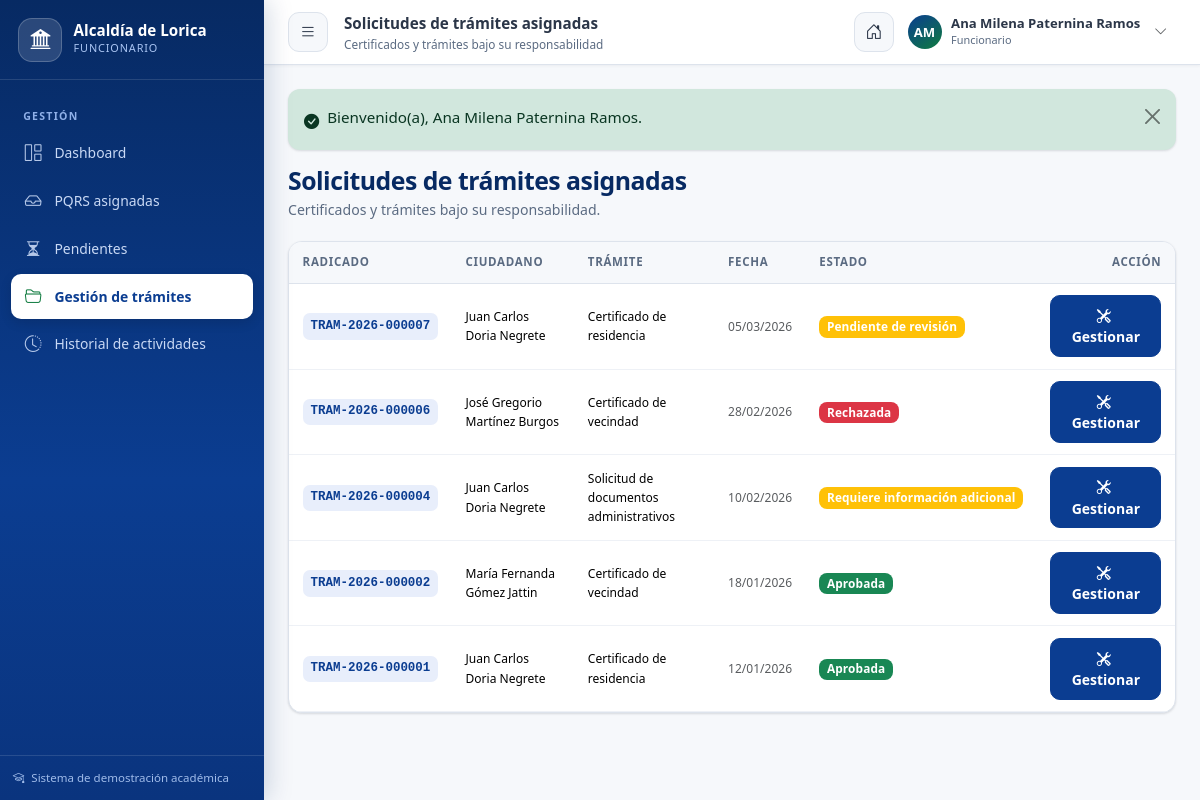
The page /alcaldia-lorica/funcionario/tramites (signed in) on the database its author committed.
### tables this page shows
CREATE TABLE `usuarios` (
    `id` INT AUTO_INCREMENT PRIMARY KEY,
    `rol_id` INT NOT NULL,
    `email` VARCHAR(150) NOT NULL UNIQUE,
    `password` VARCHAR(255) NOT NULL,
    `activo` TINYINT(1) DEFAULT 1,
    `ultimo_acceso` DATETIME NULL,
    `created_at` TIMESTAMP DEFAULT CURRENT_TIMESTAMP,
    `updated_at` TIMESTAMP DEFAULT CURRENT_TIMESTAMP ON UPDATE CURRENT_TIMESTAMP,
    CONSTRAINT `fk_usuarios_rol` FOREIGN KEY (`rol_id`) REFERENCES `roles` (`id`) ON UPDATE CASCADE
);

CREATE TABLE `roles` (
    `id` INT AUTO_INCREMENT PRIMARY KEY,
    `nombre` VARCHAR(50) NOT NULL UNIQUE,
    `descripcion` VARCHAR(255) NULL,
    `created_at` TIMESTAMP DEFAULT CURRENT_TIMESTAMP
);

CREATE TABLE `funcionarios` (
    `id` INT AUTO_INCREMENT PRIMARY KEY,
    `usuario_id` INT NOT NULL UNIQUE,
    `dependencia_id` INT NOT NULL,
    `cargo` VARCHAR(100) NOT NULL,
    `nombres` VARCHAR(100) NOT NULL,
    `apellidos` VARCHAR(100) NOT NULL,
    `telefono` VARCHAR(30) NULL,
    `created_at` TIMESTAMP DEFAULT CURRENT_TIMESTAMP,
    `updated_at` TIMESTAMP DEFAULT CURRENT_TIMESTAMP ON UPDATE CURRENT_TIMESTAMP,
    CONSTRAINT `fk_funcionarios_usuario` FOREIGN KEY (`usuario_id`) REFERENCES `usuarios` (`id`) ON DELETE CASCADE,
    CONSTRAINT `fk_funcionarios_dependencia` FOREIGN KEY (`dependencia_id`) REFERENCES `dependencias` (`id`)
);

CREATE TABLE `solicitudes_tramites` (
    `id` INT AUTO_INCREMENT PRIMARY KEY,
    `radicado` VARCHAR(30) NOT NULL UNIQUE,
    `ciudadano_id` INT NOT NULL,
    `tipo_tramite_id` INT NOT NULL,
    `estado_tramite_id` INT NOT NULL,
    `funcionario_id` INT NULL,
    `datos_adicionales` JSON NULL,
    `motivo_rechazo` TEXT NULL,
    `documento_generado` VARCHAR(255) NULL,
    `fecha_radicacion` DATETIME NOT NULL,
    `fecha_cierre` DATETIME NULL,
    `created_at` TIMESTAMP DEFAULT CURRENT_TIMESTAMP,
    `updated_at` TIMESTAMP DEFAULT CURRENT_TIMESTAMP ON UPDATE CURRENT_TIMESTAMP,
    INDEX `idx_solic_radicado` (`radicado`),
    INDEX `idx_solic_ciudadano` (`ciudadano_id`),
    INDEX `idx_solic_estado` (`estado_tramite_id`),
    INDEX `idx_solic_funcionario` (`funcionario_id`),
    CONSTRAINT `fk_solic_ciudadano` FOREIGN KEY (`ciudadano_id`) REFERENCES `ciudadanos` (`id`),
    CONSTRAINT `fk_solic_tipo` FOREIGN KEY (`tipo_tramite_id`) REFERENCES `tipos_tramites` (`id`),
    CONSTRAINT `fk_solic_estado` FOREIGN KEY (`estado_tramite_id`) REFERENCES `estados_tramites` (`id`),
    CONSTRAINT `fk_solic_funcionario` FOREIGN KEY (`funcionario_id`) REFERENCES `funcionarios` (`id`) ON DELETE SET NULL
);

CREATE TABLE `ciudadanos` (
    `id` INT AUTO_INCREMENT PRIMARY KEY,
    `usuario_id` INT NOT NULL UNIQUE,
    `tipo_documento` ENUM('CC', 'TI', 'CE', 'PASAPORTE', 'NIT') DEFAULT 'CC',
    `numero_documento` VARCHAR(30) NOT NULL UNIQUE,
    `nombres` VARCHAR(100) NOT NULL,
    `apellidos` VARCHAR(100) NOT NULL,
    `telefono` VARCHAR(30) NULL,
    `direccion` VARCHAR(200) NULL,
    `barrio` VARCHAR(100) NULL,
    `created_at` TIMESTAMP DEFAULT CURRENT_TIMESTAMP,
    `updated_at` TIMESTAMP DEFAULT CURRENT_TIMESTAMP ON UPDATE CURRENT_TIMESTAMP,
    CONSTRAINT `fk_ciudadanos_usuario` FOREIGN KEY (`usuario_id`) REFERENCES `usuarios` (`id`) ON DELETE CASCADE
);

CREATE TABLE `tipos_tramites` (
    `id` INT AUTO_INCREMENT PRIMARY KEY,
    `codigo` VARCHAR(30) NOT NULL UNIQUE,
    `nombre` VARCHAR(150) NOT NULL,
    `descripcion` TEXT NOT NULL,
    `requisitos` TEXT NOT NULL,
    `instrucciones` TEXT NOT NULL,
    `detalle_campos` JSON NULL,
    `dias_termino` INT DEFAULT 10,
    `dependencia_id` INT NULL,
    `activo` TINYINT(1) DEFAULT 1,
    `created_at` TIMESTAMP DEFAULT CURRENT_TIMESTAMP,
    CONSTRAINT `fk_tramites_dependencia` FOREIGN KEY (`dependencia_id`) REFERENCES `dependencias` (`id`) ON DELETE SET NULL
);

CREATE TABLE `estados_tramites` (
    `id` INT AUTO_INCREMENT PRIMARY KEY,
    `codigo` VARCHAR(30) NOT NULL UNIQUE,
    `nombre` VARCHAR(60) NOT NULL,
    `color_badge` VARCHAR(20) DEFAULT 'secondary',
    `descripcion` VARCHAR(255) NULL
);

### app/views/funcionario/tramites_index.php (the view)
<div class="page-heading">
    <h1>Solicitudes de trámites asignadas</h1>
    <p>Certificados y trámites bajo su responsabilidad.</p>
</div>
<div class="card">
    <div class="card-body p-0">
        <?php if (empty($solicitudes)): ?>
            <div class="empty-state"><i class="bi bi-file-earmark-x"></i>No tiene solicitudes de trámites asignadas.</div>
        <?php else: ?>
            <div class="table-responsive">
                <table class="table align-middle">
                    <thead><tr><th>Radicado</th><th>Ciudadano</th><th>Trámite</th><th>Fecha</th><th>Estado</th><th class="text-end">Acción</th></tr></thead>
                    <tbody>
                        <?php foreach ($solicitudes as $s): ?>
                            <tr>
                                <td><span class="radicado-pill"><?= e($s['radicado']) ?></span></td>
                                <td class="small"><?= e(trim(($s['ciudadano_nombres'] ?? '') . ' ' . ($s['ciudadano_apellidos'] ?? ''))) ?></td>
                                <td class="small"><?= e($s['tipo_nombre']) ?></td>
                                <td class="small text-muted"><?= format_fecha($s['fecha_radicacion']) ?></td>
                                <td><span class="badge bg-<?= badge_estado($s['color_badge']) ?>"><?= e($s['estado_nombre']) ?></span></td>
                                <td class="text-end"><a href="<?= url('funcionario/tramites/gestionar/' . (int)$s['id']) ?>" class="btn btn-sm btn-primary"><i class="bi bi-tools me-1"></i> Gestionar</a></td>
                            </tr>
                        <?php endforeach; ?>
                    </tbody>
                </table>
            </div>
        <?php endif; ?>
    </div>
</div>

### app/core/Router.php (shortened to what the rows shown need)
<?php
class Router {
    private array $routes = [];
    private string $basePath = '';
    public function __construct(string $basePath = '') {
        $this->basePath = rtrim($basePath, '/');
    }
    private function addRoute(string $method, string $path, array $handler, array $middleware): void {
        $path = '/' . trim($path, '/');
        $pattern = preg_replace('#\{([a-zA-Z_][a-zA-Z0-9_]*)\}#', '(?P<$1>[^/]+)', $path);
        $this->routes[] = [
            'method'     => $method,
            'path'       => $path,
            'pattern'    => '#^' . $pattern . '$#',
            'handler'    => $handler,
            'middleware' => $middleware,
        ];
    }
    public function dispatch(string $method, string $uri): void {
        $path = $this->extractPath($uri);
        foreach ($this->routes as $route) {
            if ($route['method'] !== $method) {
                continue;
            }
            if (preg_match($route['pattern'], $path, $matches)) {
                $params = array_filter($matches, 'is_string', ARRAY_FILTER_USE_KEY);
                foreach ($route['middleware'] as $mw) {
                    $result = Middleware::run($mw);
                }
                [$controllerClass, $action] = $route['handler'];
                $controller = new $controllerClass();
                call_user_func_array([$controller, $action], array_values($params));
                return;
            }
        }
    }
    private function extractPath(string $uri): string {
        $uri = parse_url($uri, PHP_URL_PATH) ?? '/';
        if ($this->basePath !== '' && str_starts_with($uri, $this->basePath)) {
            $uri = substr($uri, strlen($this->basePath));
        }
        $uri = '/' . trim($uri, '/');
        return $uri === '/' ? '/' : rtrim($uri, '/');
    }
}

### app/views/layouts/panel.php (shortened to what the rows shown need)
<?php
$app = config();
$rol = Auth::role();
$activeMenu = $activeMenu ?? '';
$nombreCompleto = Auth::name();
$iniciales = '';
$partes = preg_split('/\s+/', trim($nombreCompleto));
foreach (array_slice($partes, 0, 2) as $p) {
    if ($p !== '') $iniciales .= mb_strtoupper(mb_substr($p, 0, 1));
}
$iniciales = $iniciales ?: 'AL';
$menuRol = $menus[$rol] ?? [];
?>
<!DOCTYPE html>
<html lang="es">
<head>
    <link rel="stylesheet" href="<?= asset('bootstrap/css/bootstrap.min.css') ?>">
    <link rel="stylesheet" href="<?= asset('icons/bootstrap-icons.min.css') ?>">
    <link rel="stylesheet" href="<?= asset('css/app.css') ?>">
</head>
<body class="panel-body">
<aside class="panel-sidebar" id="panelSidebar">
    <div class="sidebar-brand">
        <div class="brand-shield"><i class="bi bi-bank2"></i></div>
        <div>
            <div class="sb-title">Alcaldía de Lorica</div>
            <div class="sb-sub"><?= e(role_label($rol)) ?></div>
        </div>
    </div>
    <div class="sidebar-scroll">
        <?php foreach ($menuRol as $grupo): ?>
            <div class="sidebar-label"><?= e($grupo['label']) ?></div>
            <ul class="sidebar-nav">
                <?php foreach ($grupo['items'] as $item): ?>
                    <li>
                        <a class="nav-link <?= $activeMenu === $item['key'] ? 'active' : '' ?>" href="<?= url($item['url']) ?>">
                            <i class="bi <?= e($item['icon']) ?>"></i>
                            <span><?= e($item['text']) ?></span>
                        </a>
                    </li>
                <?php endforeach; ?>
            </ul>
        <?php endforeach; ?>
    </div>
    <div class="sidebar-footer">
        <i class="bi bi-mortarboard me-1"></i> Sistema de demostración académica
    </div>
</aside>
<div class="panel-main">
    <header class="panel-topbar">
        <button class="icon-btn topbar-toggle" type="button" id="sidebarToggle" aria-label="Menú">
            <i class="bi bi-list"></i>
        </button>
        <div class="topbar-title">
            <?= e($pageTitle ?? ($title ?? 'Panel')) ?>
            <?php if (!empty($pageSubtitle)): ?><small><?= e($pageSubtitle) ?></small><?php endif; ?>
        </div>
        <div class="topbar-actions">
            <a href="<?= url('') ?>" class="icon-btn d-none d-sm-grid" title="Ir al portal público"><i class="bi bi-house-door"></i></a>
            <div class="dropdown">
                <button class="user-chip border-0" data-bs-toggle="dropdown" aria-expanded="false" type="button">
                    <span class="user-avatar"><?= e($iniciales) ?></span>
                    <span class="text-start">
                        <span class="u-name d-block"><?= e($nombreCompleto) ?></span>
                        <span class="u-role d-block"><?= e(role_label($rol)) ?></span>
                    </span>
                    <i class="bi bi-chevron-down small text-muted ms-1"></i>
                </button>
            </div>
        </div>
    </header>
    <div class="panel-content">
        <?php require __DIR__ . '/_flash.php'; ?>
        <?= $content ?>
    </div>
</div>
</body>
</html>

### rows shown on the page
usuarios: rol.nombre "FUNCIONARIO", rol.nombre "Funcionario"
funcionarios: nombreCompleto "Ana Milena Paternina Ramos"
solicitudes_tramites: radicado "TRAM-2026-000007", ciudadano.apellidos "Juan Carlos Doria Negrete", tipo_tramite.nombre "Certificado de residencia", fecha_radicacion "05/03/2026", estado_tramite.nombre "Pendiente de revisión"
solicitudes_tramites: radicado "TRAM-2026-000006", ciudadano.apellidos "José Gregorio Martínez Burgos", tipo_tramite.nombre "Certificado de vecindad", fecha_radicacion "28/02/2026", estado_tramite.nombre "Rechazada"
solicitudes_tramites: radicado "TRAM-2026-000004", ciudadano.apellidos "Juan Carlos Doria Negrete", tipo_tramite.nombre "Solicitud de documentos administrativos", fecha_radicacion "10/02/2026", estado_tramite.nombre "Requiere información adicional"
solicitudes_tramites: radicado "TRAM-2026-000002", ciudadano.apellidos "María Fernanda Gómez Jattin", tipo_tramite.nombre "Certificado de vecindad", fecha_radicacion "18/01/2026", estado_tramite.nombre "Aprobada"
solicitudes_tramites: radicado "TRAM-2026-000001", ciudadano.apellidos "Juan Carlos Doria Negrete", tipo_tramite.nombre "Certificado de residencia", fecha_radicacion "12/01/2026", estado_tramite.nombre "Aprobada"

### other values the page prints
$grupo['label'] "GESTIÓN"
$item['text'] "Dashboard"
$item['text'] "PQRS asignadas"
$item['text'] "Pendientes"
$item['text'] "Gestión de trámites"
$item['text'] "Historial de actividades"
$iniciales "AM"
$__f['message'] "Bienvenido(a), Ana Milena Paternina Ramos."
